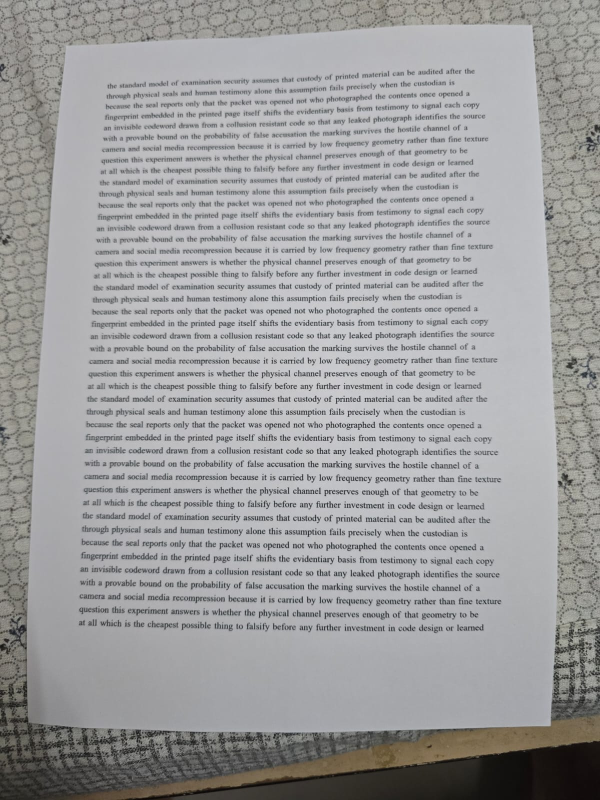
#> input picture control_received.jpeg, 1200 x 1600 px (shown at 1/2 size)
$ python flatfield.py ../control_received.jpeg ../received.jpeg
#> lines starting #> are read from the running program, lines starting #| are printed output that depends on the picture
### decode.py
#!/usr/bin/env python3
# SPDX-License-Identifier: Apache-2.0
"""Blind smoke-test decoder for Carrier 1 (word-shift + line-shift).

Blind means: no fiducials, no access to the original image, geometry recovered
from text baselines only. The decoder knows the public encoding convention
(triplet structure, interior-word slots, sign convention). The sidecar meta
JSON is used ONLY to score the blind decode against ground truth.

Pipeline: grayscale -> deskew (profile-variance search) -> line segmentation
(row-profile runs) -> per-line baseline (median of component bottoms) ->
line-shift bits from baseline-spacing differentials -> per-line column profile
-> subpixel gap widths (threshold-crossing interpolation) -> word-shift bits
from adjacent-gap differentials. Sign decisions only, so the decoder is
scale-free.

Usage:
  python decode.py --img captured.jpg --meta meta.json
"""
import argparse, json
import numpy as np
import cv2


def deskew(gray):
    small = cv2.resize(gray, (1000, int(1000 * gray.shape[0] / gray.shape[1])),
                       interpolation=cv2.INTER_AREA)
    ink = 255 - small
    best_a, best_v = 0.0, -1.0
    for a in np.arange(-3.0, 3.001, 0.05):
        M = cv2.getRotationMatrix2D((small.shape[1] / 2, small.shape[0] / 2),
                                    a, 1.0)
        r = cv2.warpAffine(ink, M, (small.shape[1], small.shape[0]))
        v = float(np.var(r.sum(axis=1)))
        if v > best_v:
            best_v, best_a = v, a
    M = cv2.getRotationMatrix2D((gray.shape[1] / 2, gray.shape[0] / 2),
                                best_a, 1.0)
    return cv2.warpAffine(gray, M, (gray.shape[1], gray.shape[0]),
                          flags=cv2.INTER_LINEAR, borderValue=255), best_a


def segment_lines(gray):
    ink = (255.0 - gray.astype(np.float64))
    prof = ink.sum(axis=1)
    prof = np.convolve(prof, np.ones(3) / 3, mode="same")
    thr = 0.10 * prof.max()
    on = prof > thr
    runs, start = [], None
    for i, v in enumerate(on):
        if v and start is None:
            start = i
        elif not v and start is not None:
            runs.append((start, i))
            start = None
    if start is not None:
        runs.append((start, len(on)))
    if not runs:
        return []
    med_h = np.median([b - a for a, b in runs])
    # Merge runs separated by a small gap (broken lines), drop specks.
    merged = []
    for a, b in runs:
        if merged and a - merged[-1][1] < 0.35 * med_h:
            merged[-1] = (merged[-1][0], b)
        else:
            merged.append((a, b))
    med_h = np.median([b - a for a, b in merged])
    return [(a, b) for a, b in merged if (b - a) > 0.4 * med_h]


# [148 lines left out: functions line_baseline, subpixel_gaps, main, not called in this run]


# [2 lines that do not run on import are left out]

### robust_decode/flatfield.py
# SPDX-License-Identifier: Apache-2.0
import sys, cv2, numpy as np
sys.path.insert(0, r"D:/Work/Projects/GitHub/Forensic Fingerprinting")
from decode import segment_lines, deskew
src, dst = sys.argv[1], sys.argv[2]
gray = cv2.imread(src, cv2.IMREAD_GRAYSCALE)
#> gray: shape (1600, 1200); min 5, max 229, mean 158.3
# Estimate paper brightness with a large grayscale morphological closing
# (removes thin dark text, leaves the illumination field), then flat-field.
k = cv2.getStructuringElement(cv2.MORPH_ELLIPSE, (25, 25))
bg = cv2.morphologyEx(gray, cv2.MORPH_CLOSE, k)
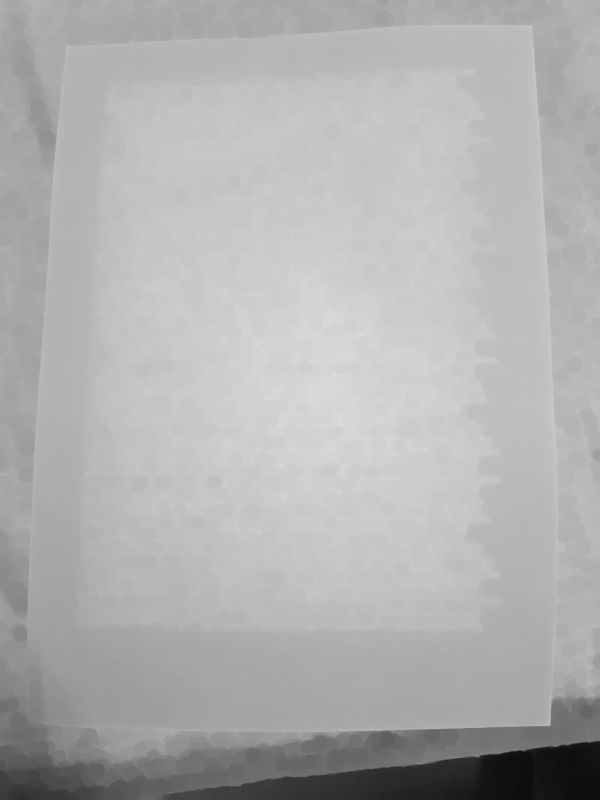
#> bg: shape (1600, 1200) (shown at 1/2 size); min 14, max 229, mean 176.3
norm = np.clip(gray.astype(np.float64) / np.maximum(bg, 1) * 255.0, 0, 255).astype(np.uint8)
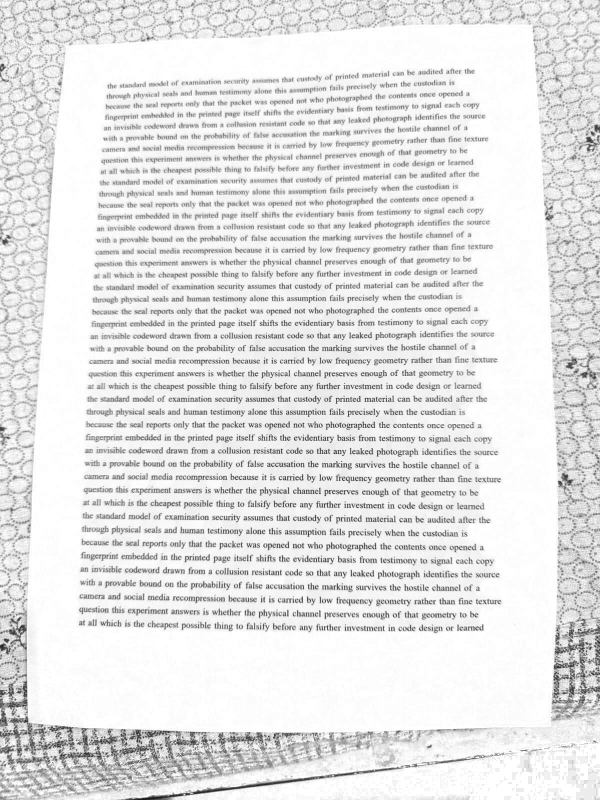
#> norm: shape (1600, 1200) (shown at 1/2 size); min 6, max 255, mean 228.5
cv2.imwrite(dst, norm)
# Diagnostic: how many lines does the decoder now segment?
d, ang = deskew(norm)
#> in deskew, `ink = 255 - small`:
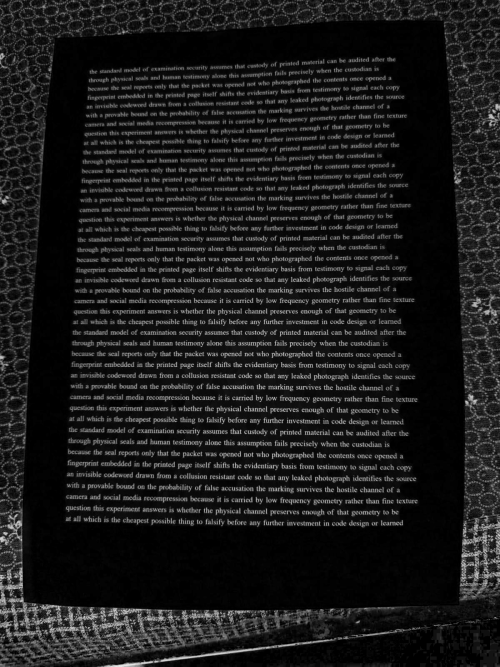
#> ink: shape (1333, 1000) (shown at 1/2 size); min 0, max 233, mean 26.5
#> the loop in deskew, `for a in np.arange(-3.0, 3.001, 0.05):` made 121 passes
#> (v, best_v, best_a) on passes 1 to 12: (92438321.9, 92438321.9, -3), (93282859.2, 93282859.2, -2.95), (94139283.5, 94139283.5, -2.9), (95011662.6, 95011662.6, -2.85), (95896650.2, 95896650.2, -2.8), (96801032.2, 96801032.2, -2.75), (97737527.8, 97737527.8, -2.7), (98690207.3, 98690207.3, -2.65), (99693472.7, 99693472.7, -2.6), (100684386.1, 100684386.1, -2.55), (101733093.3, 101733093.3, -2.5), (102817977.3, 102817977.3, -2.45)
#> pass 1, in deskew, `r = cv2.warpAffine(ink, M, (small.shape[1], small.shape[0]))`:
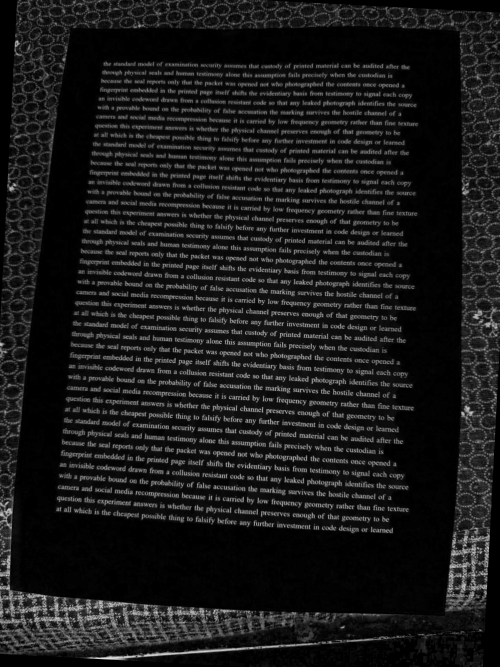
#> r: shape (1333, 1000) (shown at 1/2 size); min 0, max 231, mean 25.4
#> after the loop in deskew, `for a in np.arange(-3.0, 3.001, 0.05):`: best_a = 0.25; best_v = 208124409.6
#> in deskew, `M = cv2.getRotationMatrix2D((gray.shape[1] / 2, gray.shape[0] / 2), be..`: M = [[1, 0.00436, -3.48], [-0.00436, 1, 2.63]]
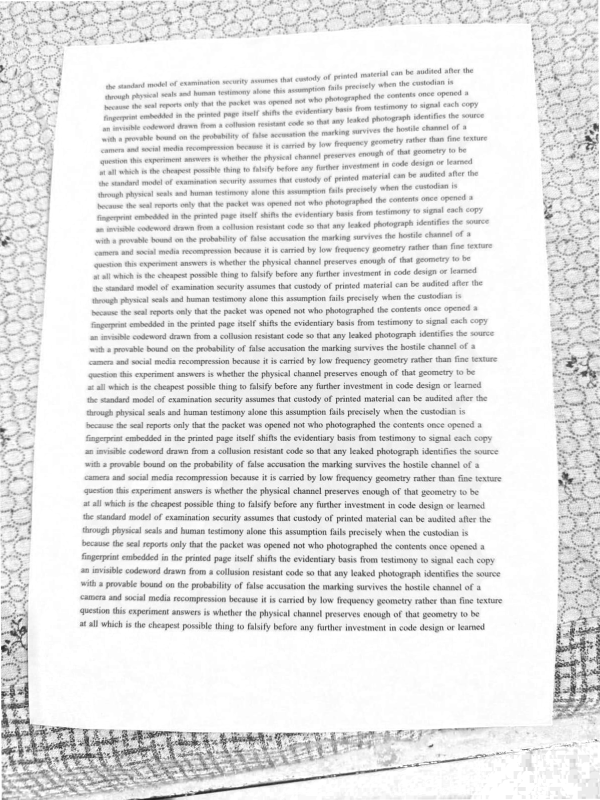
#> d: shape (1600, 1200) (shown at 1/2 size); min 21, max 255, mean 228.6
#> ang = 0.25
print(f"flat-fielded -> {dst}; deskew {ang:+.2f}, lines found = {len(segment_lines(d))}")
#> in segment_lines, `ink = (255.0 - gray.astype(np.float64))`:
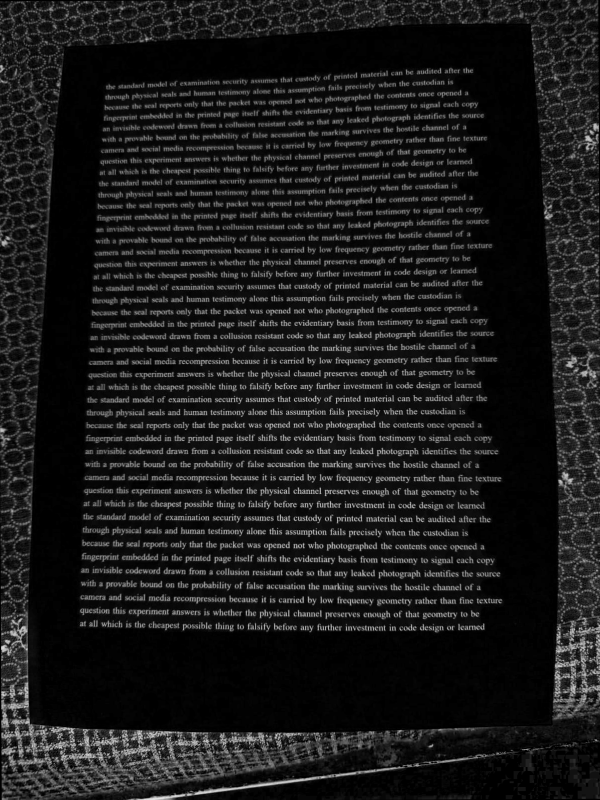
#> ink: shape (1600, 1200) float64 (shown at 1/2 size); min 0, max 234, mean 26.4
#> in segment_lines, `prof = ink.sum(axis=1)`: prof = 1600 values, max 81522 at index 880, min 7696 at index 128, mean 31634.7
#> in segment_lines, `prof = np.convolve(prof, np.ones(3) / 3, mode="same")`: prof = 1600 values, max 77030 at index 1467, min 7851.3 at index 127, mean 31623.6
#> in segment_lines, `thr = 0.10 * prof.max()`: thr = 7703
#> the loop in segment_lines, `for i, v in enumerate(on):` made 1600 passes
#> start on pass 1: 0
#> after the loop in segment_lines, `for i, v in enumerate(on):`: runs = []; start = 0
#> in segment_lines, `med_h = np.median([b - a for a, b in runs])`: med_h = 1600
#> the loop in segment_lines, `for a, b in runs:` made 1 pass
#> (a, b) on pass 1: (0, 1600)
#> after the loop in segment_lines, `for a, b in runs:`: merged = [(0, 1600)]
#| flat-fielded -> ../received.jpeg; deskew +0.25, lines found = 1
